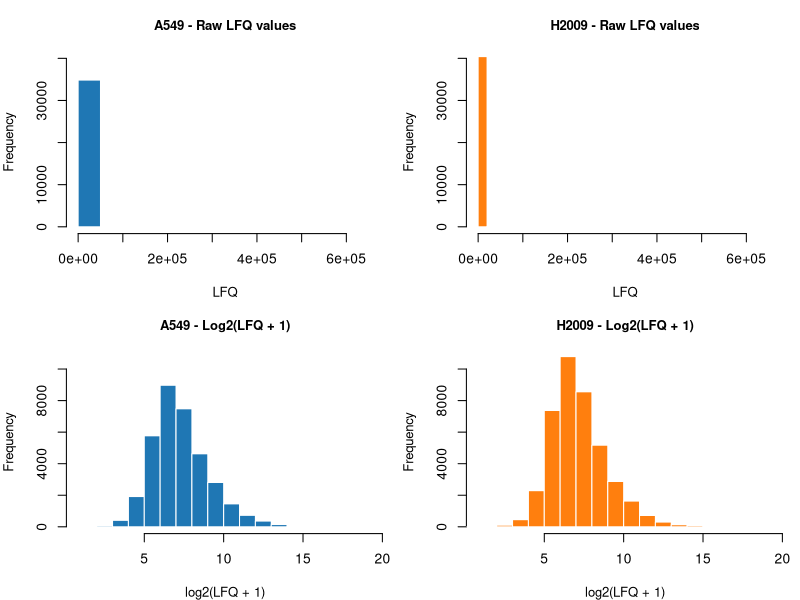

R code for this plot:
## Load required libraries
library(readr)

## Read proteomics results file
ProteomicsResults <- read_delim("ResultadosProteomica.csv", 
                                delim = ";", escape_double = FALSE, 
                                trim_ws = TRUE)

## Extract protein accession IDs
protein_ids <- ProteomicsResults$`Protein Accession`

## Create expression matrix for A549 cell line
expr_A <- as.matrix(ProteomicsResults[ ,(5:14)])  # Extract LFQ values
rownames(expr_A) <- protein_ids  # Assign protein names

## Create expression matrix for H2009 cell line
expr_H <- as.matrix(ProteomicsResults[ ,(15:24)])  # Extract LFQ values
rownames(expr_H) <- protein_ids  # Assign protein names

## Rename columns
colnames(expr_A) <- c("C_1","C_2","C_3", "C_4", "C_5",
                      "T_1","T_2","T_3", "T_4", "T_5")

colnames(expr_H) <- c("C_1","C_2","C_3", "C_4", "C_5",
                      "T_1","T_2","T_3", "T_4", "T_5")

## Preview first rows of each matrix
head(expr_A)
head(expr_H)

## Define Y-axis limits for histograms
ymax_raw <- max(hist(as.numeric(expr_A), plot = FALSE)$counts,
                hist(as.numeric(expr_H), plot = FALSE)$counts)

xlim_raw <- range(c(as.numeric(expr_A), as.numeric(expr_H)), na.rm = TRUE)

## Visual inspection of LFQ value distribution (to check log scale)
png("Images/histogram.png", width = 6000, height = 3700, res = 600)
par(mfrow = c(2, 2), mar = c(4, 4, 3, 1))

hist(as.numeric(expr_A), 
     main = "A549 - Raw LFQ values", 
     xlab = "LFQ", col = "#1f77b4", border = "white",
     ylim = c(0, ymax_raw), xlim = xlim_raw,
     cex.main = 0.95, cex.lab = 0.95)

hist(as.numeric(expr_H), 
     main = "H2009 - Raw LFQ values", 
     xlab = "LFQ", col = "#ff7f0e", border = "white",
     ylim = c(0, ymax_raw), xlim = xlim_raw,
     cex.main = 0.95, cex.lab = 0.95)

## Summary statistics of raw expression values
summary(as.numeric(expr_A))
summary(as.numeric(expr_H))

## Apply log2 transformation (add 1 to avoid log2(0))
expr_A_log2 <- log2(expr_A + 1)
expr_H_log2 <- log2(expr_H + 1)

## Define new Y-axis limits for log2 histograms
ymax_log2 <- max(hist(as.numeric(expr_A_log2), plot = FALSE)$counts,
                 hist(as.numeric(expr_H_log2), plot = FALSE)$counts)

xlim_log2 <- range(c(as.numeric(expr_A_log2), as.numeric(expr_H_log2)), na.rm = TRUE)

## Visual inspection of log2-transformed distributions
hist(as.numeric(expr_A_log2), 
     main = "A549 - Log2(LFQ + 1)", 
     xlab = "log2(LFQ + 1)", col = "#1f77b4", border = "white",
     ylim = c(0, ymax_log2), xlim = xlim_log2,
     cex.main = 0.95, cex.lab = 0.95)

hist(as.numeric(expr_H_log2), 
     main = "H2009 - Log2(LFQ + 1)", 
     xlab = "log2(LFQ + 1)", col = "#ff7f0e", border = "white",
     ylim = c(0, ymax_log2), xlim = xlim_log2,
     cex.main = 0.95, cex.lab = 0.95)

par(mfrow = c(1, 1))
dev.off()

## Compute total protein abundance per sample (sum of LFQ intensities)
abundance_A <- apply(expr_A, 2, sum)
abundance_H <- apply(expr_H, 2, sum)

## Create metadata tables for plotting
df_A <- data.frame(
  Sample = colnames(expr_A),
  Abundance = abundance_A,
  Condition = ifelse(grepl("C_", colnames(expr_A)), "Control", "Irradiated"),
  CellLine = "A549"
)

df_H <- data.frame(
  Sample = colnames(expr_H),
  Abundance = abundance_H,
  Condition = ifelse(grepl("C_", colnames(expr_H)), "Control", "Irradiated"),
  CellLine = "H2009"
)
